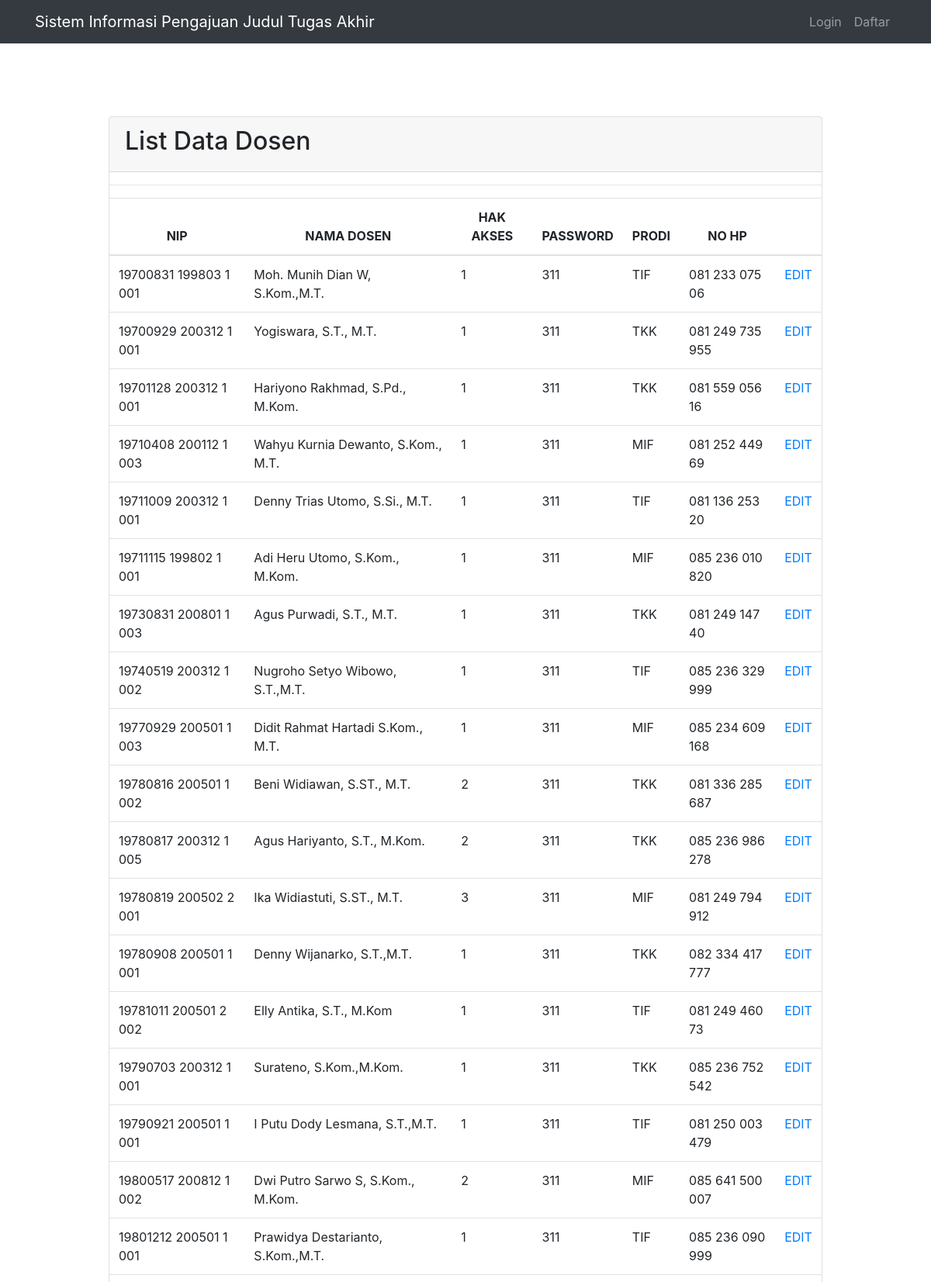
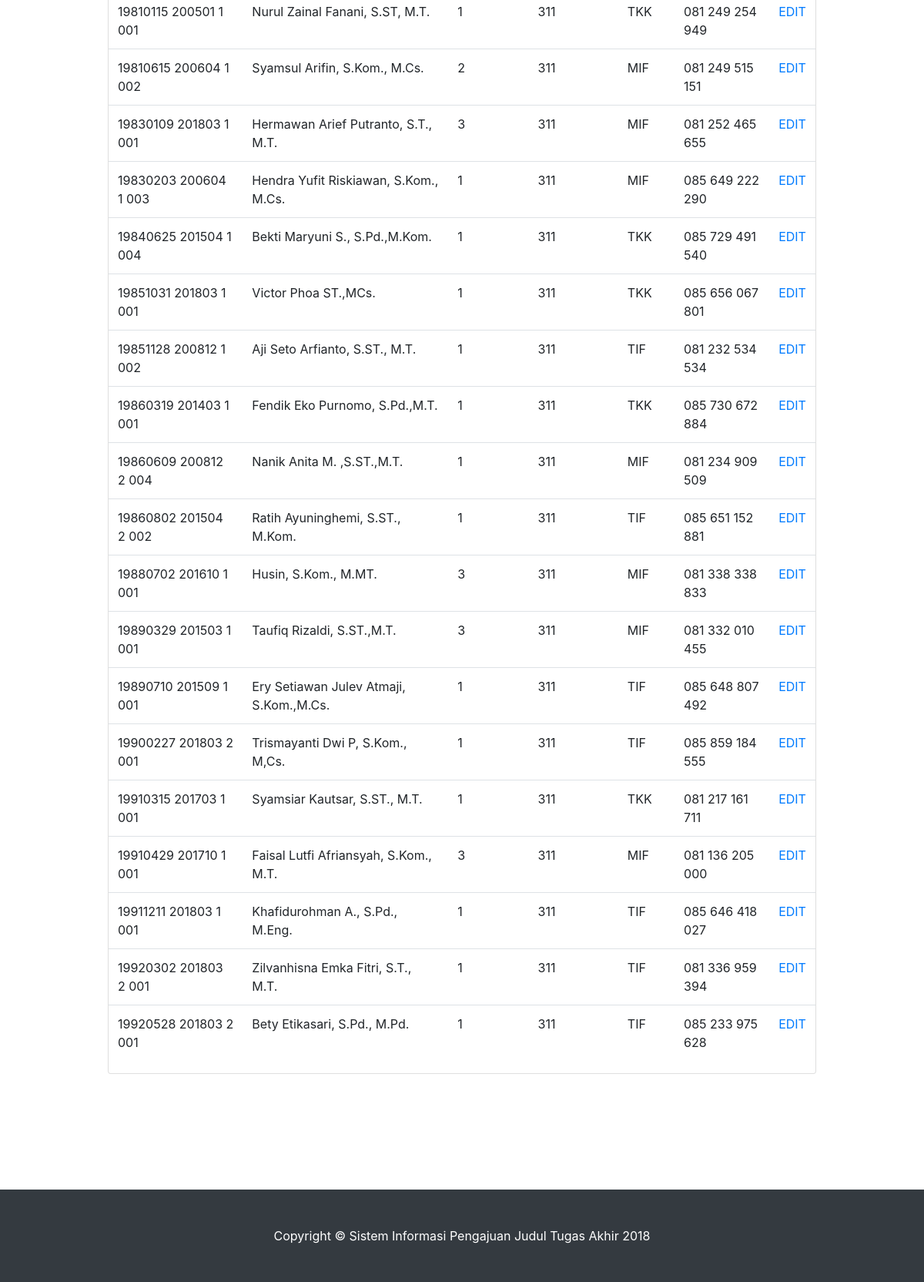
Page /index.php/list_dosen on the committed database (2 pictures, top to bottom).
### tables this page shows
CREATE TABLE `data_dosen` (
  `nip` varchar(30) NOT NULL,
  `nama_dosen` char(100) NOT NULL,
  `hak_akses` enum('1','2','3') NOT NULL,
  `password` varchar(15) NOT NULL,
  `prodi` char(3) NOT NULL,
  `no_hp` varchar(50) NOT NULL
);

### application/controllers/list_dosen.php (called while the page is built)
<?php
class list_dosen extends CI_Controller{
    function index(){
    	$this->load->view("header");
        $this->load->model("list_dosen_model");
        $data['review'] = $this->list_dosen_model->list_review()->result();
        $data['r'] = $this->list_dosen_model->list_review()->row_array();
        $this->load->view('tampilan_listdosen',$data);
        $this->load->view("footer");
    }
}
?>

### index.php (called while the page is built, shortened)
<?php
require_once BASEPATH.'core/CodeIgniter.php';

### application/models/list_dosen_model.php (called while the page is built, shortened)
<?php
class list_dosen_model extends CI_Model{
    function list_review(){
        $review = $this->db->get('data_dosen');
        return $review;
    }
}

### application/views/tampilan_listdosen.php (the view)
<section id="header">
    <div class="container">
        <div class="row">
            <div class="col-lg-10 mx-auto">
                <div class="card">
                <div class="card-header">
                        <h2>List Data Dosen</h2>
                </div>
<hr>
<table class="table">
    <thead align="center">
    <tr><th>NIP</th>
        <th>NAMA DOSEN</th>
        <th>HAK AKSES</th>
        <th>PASSWORD</th>
        <th>PRODI</th>
        <th>NO HP</th>
        <th colspan="2"></th></tr>
    </thead>
    <tbody>
    <?php
    foreach ($review as $b){
        echo "<tr>
            <td>$b->nip</td>
            <td>$b->nama_dosen</td>
            <td>$b->hak_akses</td>
            <td>$b->password</td>
            <td>$b->prodi</td>
            <td>$b->no_hp</td>
            <td>".anchor('list_dosen/edit/'.$b->nip,'EDIT')."</td>
            </tr>";
    }
    ?>
    </tbody>
</table>
</div>
</div>
</div>
</section>

### assets/css/scrolling-nav.css (style rules this page uses)
section { padding: 150px 0; }

### rows in the picture
data_dosen: nip "19700831 199803 1 001", nama_dosen "Moh. Munih Dian W, S.Kom.,M.T.", hak_akses "1", password "311", prodi "TIF", no_hp "081 233 075 06", nip "EDIT"
data_dosen: nip "19700929 200312 1 001", nama_dosen "Yogiswara, S.T., M.T.", hak_akses "1", password "311", prodi "TKK", no_hp "081 249 735 955", nip "EDIT"
data_dosen: nip "19701128 200312 1 001", nama_dosen "Hariyono Rakhmad, S.Pd., M.Kom.", hak_akses "1", password "311", prodi "TKK", no_hp "081 559 056 16", nip "EDIT"
data_dosen: nip "19710408 200112 1 003", nama_dosen "Wahyu Kurnia Dewanto, S.Kom., M.T.", hak_akses "1", password "311", prodi "MIF", no_hp "081 252 449 69", nip "EDIT"
data_dosen: nip "19711009 200312 1 001", nama_dosen "Denny Trias Utomo, S.Si., M.T.", hak_akses "1", password "311", prodi "TIF", no_hp "081 136 253 20", nip "EDIT"
data_dosen: nip "19711115 199802 1 001", nama_dosen "Adi Heru Utomo, S.Kom., M.Kom.", hak_akses "1", password "311", prodi "MIF", no_hp "085 236 010 820", nip "EDIT"
data_dosen: nip "19730831 200801 1 003", nama_dosen "Agus Purwadi, S.T., M.T.", hak_akses "1", password "311", prodi "TKK", no_hp "081 249 147 40", nip "EDIT"
data_dosen: nip "19740519 200312 1 002", nama_dosen "Nugroho Setyo Wibowo, S.T.,M.T.", hak_akses "1", password "311", prodi "TIF", no_hp "085 236 329 999", nip "EDIT"
data_dosen: nip "19770929 200501 1 003", nama_dosen "Didit Rahmat Hartadi S.Kom., M.T.", hak_akses "1", password "311", prodi "MIF", no_hp "085 234 609 168", nip "EDIT"
data_dosen: nip "19780816 200501 1 002", nama_dosen "Beni Widiawan, S.ST., M.T.", hak_akses "2", password "311", prodi "TKK", no_hp "081 336 285 687", nip "EDIT"
data_dosen: nip "19780817 200312 1 005", nama_dosen "Agus Hariyanto, S.T., M.Kom.", hak_akses "2", password "311", prodi "TKK", no_hp "085 236 986 278", nip "EDIT"
data_dosen: nip "19780819 200502 2 001", nama_dosen "Ika Widiastuti, S.ST., M.T.", hak_akses "3", password "311", prodi "MIF", no_hp "081 249 794 912", nip "EDIT"
data_dosen: nip "19780908 200501 1 001", nama_dosen "Denny Wijanarko, S.T.,M.T.", hak_akses "1", password "311", prodi "TKK", no_hp "082 334 417 777", nip "EDIT"
data_dosen: nip "19781011 200501 2 002", nama_dosen "Elly Antika, S.T., M.Kom", hak_akses "1", password "311", prodi "TIF", no_hp "081 249 460 73", nip "EDIT"
data_dosen: nip "19790703 200312 1 001", nama_dosen "Surateno, S.Kom.,M.Kom.", hak_akses "1", password "311", prodi "TKK", no_hp "085 236 752 542", nip "EDIT"
data_dosen: nip "19790921 200501 1 001", nama_dosen "I Putu Dody Lesmana, S.T.,M.T.", hak_akses "1", password "311", prodi "TIF", no_hp "081 250 003 479", nip "EDIT"
data_dosen: nip "19800517 200812 1 002", nama_dosen "Dwi Putro Sarwo S, S.Kom., M.Kom.", hak_akses "2", password "311", prodi "MIF", no_hp "085 641 500 007", nip "EDIT"
data_dosen: nip "19801212 200501 1 001", nama_dosen "Prawidya Destarianto, S.Kom.,M.T.", hak_akses "1", password "311", prodi "TIF", no_hp "085 236 090 999", nip "EDIT"
data_dosen: nip "19810115 200501 1 001", nama_dosen "Nurul Zainal Fanani, S.ST, M.T.", hak_akses "1", password "311", prodi "TKK", no_hp "081 249 254 949", nip "EDIT"
data_dosen: nip "19810615 200604 1 002", nama_dosen "Syamsul Arifin, S.Kom., M.Cs.", hak_akses "2", password "311", prodi "MIF", no_hp "081 249 515 151", nip "EDIT"
data_dosen: nip "19830109 201803 1 001", nama_dosen "Hermawan Arief Putranto, S.T., M.T.", hak_akses "3", password "311", prodi "MIF", no_hp "081 252 465 655", nip "EDIT"
data_dosen: nip "19830203 200604 1 003", nama_dosen "Hendra Yufit Riskiawan, S.Kom., M.Cs.", hak_akses "1", password "311", prodi "MIF", no_hp "085 649 222 290", nip "EDIT"
data_dosen: nip "19840625 201504 1 004", nama_dosen "Bekti Maryuni S., S.Pd.,M.Kom.", hak_akses "1", password "311", prodi "TKK", no_hp "085 729 491 540", nip "EDIT"
data_dosen: nip "19851031 201803 1 001", nama_dosen "Victor Phoa ST.,MCs.", hak_akses "1", password "311", prodi "TKK", no_hp "085 656 067 801", nip "EDIT"
data_dosen: nip "19851128 200812 1 002", nama_dosen "Aji Seto Arfianto, S.ST., M.T.", hak_akses "1", password "311", prodi "TIF", no_hp "081 232 534 534", nip "EDIT"
data_dosen: nip "19860319 201403 1 001", nama_dosen "Fendik Eko Purnomo, S.Pd.,M.T.", hak_akses "1", password "311", prodi "TKK", no_hp "085 730 672 884", nip "EDIT"
data_dosen: nip "19860609 200812 2 004", nama_dosen "Nanik Anita M. ,S.ST.,M.T.", hak_akses "1", password "311", prodi "MIF", no_hp "081 234 909 509", nip "EDIT"
data_dosen: nip "19860802 201504 2 002", nama_dosen "Ratih Ayuninghemi, S.ST., M.Kom.", hak_akses "1", password "311", prodi "TIF", no_hp "085 651 152 881", nip "EDIT"
data_dosen: nip "19880702 201610 1 001", nama_dosen "Husin, S.Kom., M.MT.", hak_akses "3", password "311", prodi "MIF", no_hp "081 338 338 833", nip "EDIT"
data_dosen: nip "19890329 201503 1 001", nama_dosen "Taufiq Rizaldi, S.ST.,M.T.", hak_akses "3", password "311", prodi "MIF", no_hp "081 332 010 455", nip "EDIT"
data_dosen: nip "19890710 201509 1 001", nama_dosen "Ery Setiawan Julev Atmaji, S.Kom.,M.Cs.", hak_akses "1", password "311", prodi "TIF", no_hp "085 648 807 492", nip "EDIT"
data_dosen: nip "19900227 201803 2 001", nama_dosen "Trismayanti Dwi P, S.Kom., M,Cs.", hak_akses "1", password "311", prodi "TIF", no_hp "085 859 184 555", nip "EDIT"
data_dosen: nip "19910315 201703 1 001", nama_dosen "Syamsiar Kautsar, S.ST., M.T.", hak_akses "1", password "311", prodi "TKK", no_hp "081 217 161 711", nip "EDIT"
data_dosen: nip "19910429 201710 1 001", nama_dosen "Faisal Lutfi Afriansyah, S.Kom., M.T.", hak_akses "3", password "311", prodi "MIF", no_hp "081 136 205 000", nip "EDIT"
data_dosen: nip "19911211 201803 1 001", nama_dosen "Khafidurohman A., S.Pd., M.Eng.", hak_akses "1", password "311", prodi "TIF", no_hp "085 646 418 027", nip "EDIT"
data_dosen: nip "19920302 201803 2 001", nama_dosen "Zilvanhisna Emka Fitri, S.T., M.T.", hak_akses "1", password "311", prodi "TIF", no_hp "081 336 959 394", nip "EDIT"
data_dosen: nip "19920528 201803 2 001", nama_dosen "Bety Etikasari, S.Pd., M.Pd.", hak_akses "1", password "311", prodi "TIF", no_hp "085 233 975 628", nip "EDIT"
